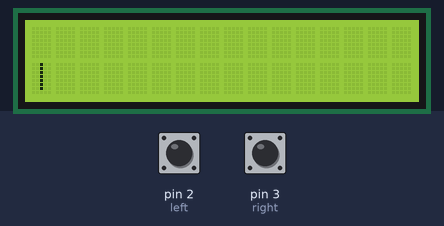
Bench run of a sketch on a simulated Arduino Uno, built with avr-gcc and run on an emulated ATmega328P. Parts: 16×2 character LCD. Inputs (shaded band) come from the test bench; at power-on: pin 3 (right) HIGH, pin 2 (left) HIGH.

Above: at 4.3 s.
4.4 s: pin 3 (right) pulled LOW for 0.15 s
At 4.8 s:
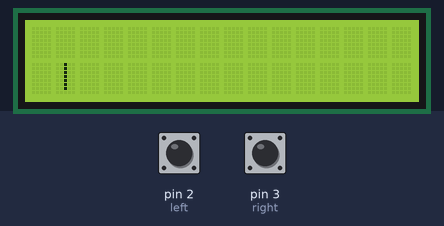
6.0 s: pin 3 (right) pulled LOW for 1 s
At 8.2 s:
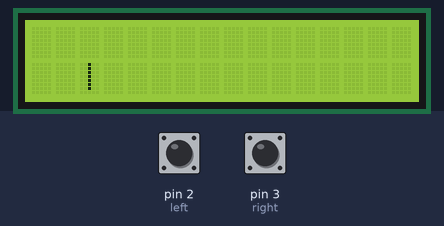
8.5 s: pin 2 (left) pulled LOW for 1 s
At 10.4 s:
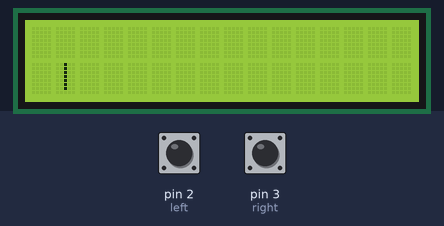
11.0 s: pin 2 (left) pulled LOW for 3.2 s
At 14.5 s:
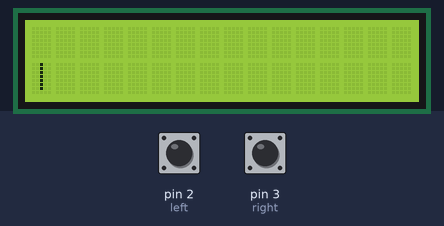
Timing chart, 0 to 16.0 s (numbered marks = the images above; inputs shaded):
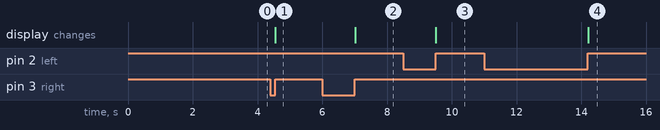

The sketch:

LCDminiGame2.ino
```cpp
// include the library code:
#include <LiquidCrystal.h>

// initialize the library with the numbers of the interface pins
LiquidCrystal lcd(7, 8, 9, 10, 11, 12);

int xPos = 0;
bool leftDown = false;
bool rightDown = false;

void setup() {
  pinMode(2, INPUT_PULLUP); //left
  pinMode(3, INPUT_PULLUP); //right

  // set up the LCD's number of columns and rows:
  lcd.begin(16, 2);
  // Print a message to the LCD.
  lcd.print("Move left/right");
}

void loop() {

  update();
  if(digitalRead(2)==LOW){  //left
    leftDown = true;
  }
  if (leftDown && digitalRead(2) == HIGH) {
    leftDown = false;
      if(xPos > 0){
      //  clear(xPos, 1);
        xPos--;
      }
  }

  if(digitalRead(3)==LOW){  //right
    rightDown = true;
  }

  if (rightDown && digitalRead(3) == HIGH) {
    rightDown = false;
      if(xPos < 15){
      //  clear(xPos, 1);
        xPos++;
      }
  }

  print(xPos, 1, "|");
}


void print(int x,int y, const char* text){
  lcd.setCursor(x, y);
  lcd.print(text);
}


void update(){
  //this function is called everytime the code runs and updates the sprites position and so
  lcd.clear(); //clears everything
}
```

Measured:
- after the input at 4.4 s, the display: changes after 0.15 s (image 1)
- after the input at 6.0 s, the display: changes after 1.0 s (image 2)
- after the input at 8.5 s, the display: changes after 1.0 s (image 3)
- after the input at 11.0 s, the display: changes after 3.2 s (image 4)
